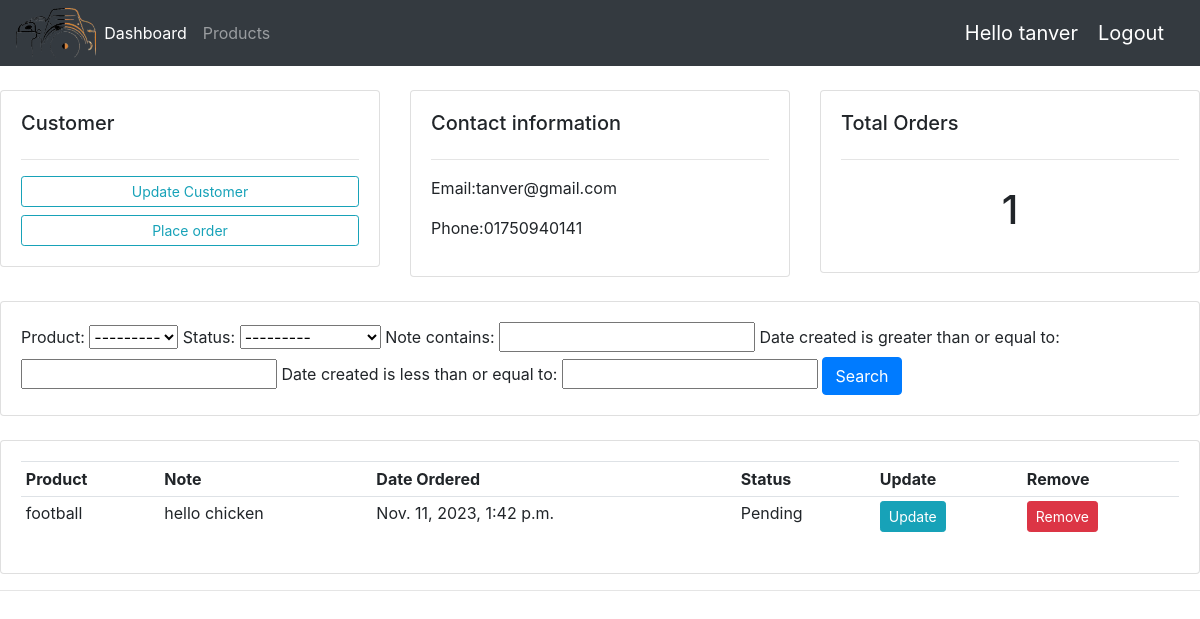
The app's page /customer/1/ (signed in) with its own data.
### accounts/models.py (models this page shows, shortened)
class Order(models.Model):
    STATUS = (
        ('Pending','Pending'),
        ('Out for Delivery','Out for Delivery'),
        ('Delivered','Delivered'),
    )
    customer = models.ForeignKey(Customer,null=True,on_delete=models.SET_NULL)
    product = models.ForeignKey(Product,null=True,on_delete=models.SET_NULL)
    date_created = models.DateTimeField(auto_now_add=True, null=True)
    status = models.CharField(max_length=200, null=True,choices=STATUS)
    note = models.CharField(max_length=2000, null=True)

class Customer(models.Model):
    user = models.OneToOneField(User,null=True,on_delete=models.CASCADE,blank=True)
    name = models.CharField(max_length=200, null=True)
    phone = models.CharField(max_length=200, null=True)
    email = models.CharField(max_length=200, null=True)
    profile_pic = models.ImageField(default="profilepic.jpg",null=True,blank = True)
    date_created = models.DateTimeField(auto_now_add=True, null=True)

class Product(models.Model):
    CATEGORY = (
        ('Indoor','Indoor'),
        ('Out Door','Out Door'),
    )
    name = models.CharField(max_length=200, null=True)
    price = models.FloatField(null=True)
    category = models.CharField(max_length=200, null=True,choices=CATEGORY)
    description = models.CharField(max_length=200, null=True,blank=True)
    date_created = models.DateTimeField(auto_now_add=True, null=True)
    tag = models.ManyToManyField(Tag)
    def __str__(self):
        return self.name

### accounts/decorators.py (the view)
        def wrapper_func(request,*args, **kwargs):
            group = None
            if request.user.groups.exists():
                group = request.user.groups.all()[0].name
            if group in allowed_roles:
                return view_func(request,*args, **kwargs)
            else:
                return HttpResponse('You are not authorized ot view this page')

### accounts/views.py (called while the page is built)
@login_required(login_url='login')
@allowed_users(allowed_roles = ['admin'])
def customer(request, pk):
    customer = Customer.objects.get(id=pk)
    orders = customer.order_set.all()
    order_count = orders.count()
    myFilter = OrderFilter(request.GET,queryset=orders)
    orders = myFilter.qs
    context = {'customer':customer,'orders':orders,'order_count':order_count,'myFilter':myFilter}
    return render(request,'accounts/customer.html',context)

### accounts/templates/accounts/customer.html
{% extends 'accounts/main.html' %}
{% block content %}
<br>
<div class="row">
    <div class="col-md">
        <div class="card card-body">
            <h5>Customer</h5>
            <hr>
            {% for order in orders %}
            <a class = "btn btn-outline-info btn-sm btn-block" href="{% url 'update_order' pk=order.id %}">Update Customer</a>
            <a class = "btn btn-outline-info btn-sm btn-block" href="{% url 'create_order' customer.id %}">Place order</a>
            {% endfor%}
        </div>
    </div>
    <div class="col-md">
        <div class="card card-body">
            <h5>Contact information</h5>
            <hr>
            <p>Email:{{customer.email}}</p>
            <p>Phone:{{customer.phone}}</p>
        </div>
    </div>
    <div class="col-md">
        <div class="card card-body">
            <h5>Total Orders</h5>
            <hr>
            <h1 style="text-align: center; padding: 10px;">{{order_count}}</h1>
        </div>
    </div>
</div>
<br>
<div class="row">
    <div class="col">
        <div class="card card-body">
            <form action="">
                {{myFilter.form}}
                <button class = "btn btn-primary" type="submit">Search</button>
            </form>
        </div>
    </div>
</div>
<br>
<div class="row">
    <div class="col-md">
        <div class="card card-body">
            <table class="table table-sm">
                <tr>
                    <th>Product</th>
                    <th>Note</th>
                    <th>Date Ordered</th>
                    <th>Status</th>
                    <th>Update</th>
                    <th>Remove</th>
                </tr>
                {% for order in orders %}
                <tr>
                    <td>{{order.product}}</td>
                    <td>{{order.note}}</td>
                    <td>{{order.date_created}}</td>
                    <td>{{order.status}}</td>
                    <td><a class = "btn btn-sm btn-info" href="{% url 'update_order' order.id %}">Update</a></td>
                    <td><a class = "btn btn-sm btn-danger" href="{% url 'delete_order' order.id %}">Remove</a></td>
                </tr>
                {% endfor %}
            </table>
        </div>
    </div>
</div>
{% endblock  %}

### accounts/templates/accounts/navbar.html (shortened to what this page needs)
{% load static %}
<nav class="navbar navbar-expand-lg navbar-dark bg-dark">
    <img style = "height:50px" src="{% static 'images/logo-a.png' %}" alt="">
    <div class="collapse navbar-collapse" id="navbarNav">
      <ul class="navbar-nav">
        {% if request.user.is_staff %}
        <li class="nav-item active">
          <a class="nav-link" href="{% url 'home' %}">Dashboard</a>
        </li>
        <li class="nav-item">
          <a class="nav-link" href="{% url 'products' %}">Products</a>
        </li
        {% else %}
        <li class="nav-item">
          <a class="nav-link" href="{% url 'account' %}">Settings</a>
        </li>
        {% endif %}
      </ul>
    </div>
    <span class = "hello-msg">Hello {{request.user}}</span>
    <span><a class = "hello-msg" href="{% url 'logout' %}">Logout</a></span>
  </nav>

### accounts/templates/accounts/navbar.html (style rules this page uses)
.hello-msg { font-size: 20px; color: white; margin-right: 20px; }

### records on screen
Order: product "football", note "hello chicken", date_created "Nov. 11, 2023, 1:42 p.m.", status "Pending"
Customer: email "tanver@gmail.com", phone "01750940141"

### other values on screen
{{ request.user }} "tanver"
{{ order_count }} "1"
